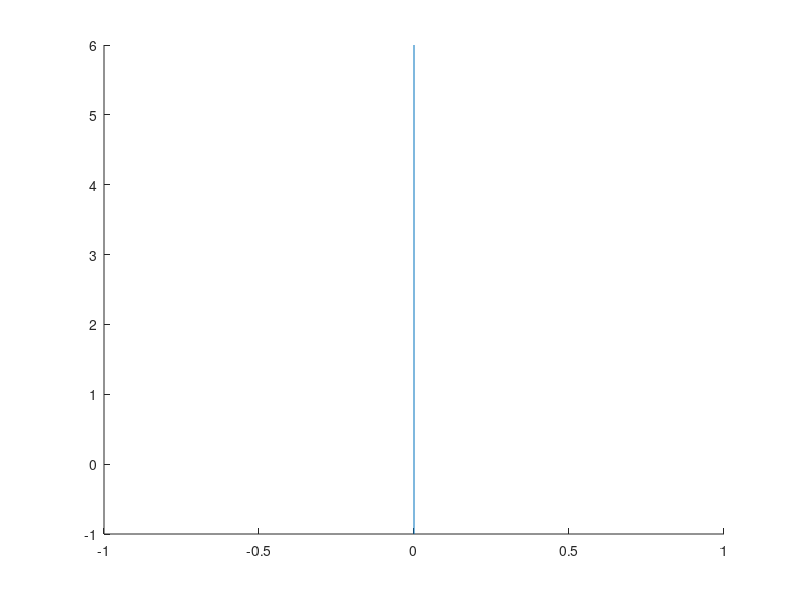

Reproduce this figure in MATLAB. (Note: this script raises an error after producing the figure.)
%Part 3 Plot
%Nullclines & Equilibrium Solutions
x1 = @(x) 1.5/1.1;
y0 = @(x) 0;
y1 = @(y) (1/0.5)-(1.4/(2.5*0.5)).*y;
a = line([0 0], [-1 6]);
s = a.Color;
a.Color = 'g';
hold on
line([-1 6], [1.363636 1.363636])
fplot(y0, [-1 6], 'r')
fplot(y1, [-1 6], 'k')
plot(0,0,'o') %equilibrium (0,0)
plot(0.5681,1.3636,'o') %equilibrium point 3
plot(0,2,'o') %equilibrium point (0,1/k)
axis([-1 6 -1 6])

%Phase Solution
[t_out, x_out]=ode45(@pred_prey,[0,50],[0.5, 1]);
plot(x_out(:,1), x_out(:,2), 'Linewidth', 1.5)
xlabel('x1')
ylabel('x2')
title('Logistic Predator-Prey Phase Portrait, Nullclines, and Solutions', 'Fontsize',17)
legend('dx1 = 0', 'dx1 = 0', 'dx2 = 0', 'dx2 = 0', 'Eq. Pt. (0,0)', 'Eq. Pt. ((cb-cka)/bd,a/b)','Eq. Pt. (0,1/k)', 'Phase Solution, (x1,x2)')

%Phase Portrait of of x2 vs x1    
%intervals x1min < x1 < x1max, x2min < x2 < x2max
x1min = -1; x1max = 6; x2min = -1; x2max = 6;
%step sizes for x1 and x2
x1step = 0.75; x2step = 0.75;
%generate mesh for plotting
[x1, x2] = meshgrid(x1min:x1step:x1max, x2min:x2step:x2max);
%parameter variables
a = 1.5; b = 1.1; c = 2.5; d = 1.4; k = 0.5;
%system of equations
dx1 = -a*x1 + b*x1.*x2;
dx2 =  c*(1-k*x2).*x2 - d*x1.*x2;
%normalizing vectors
dx1 = dx1./sqrt(dx1.^2 + dx2.^2);
dx2 = dx2./sqrt(dx1.^2 + dx2.^2);
%generating vector field
quiver(x1, x2, dx1,dx2,'AutoScaleFactor',0.5)
%specifying plotting axis
axis([x1min x1max x2min x2max])
%labeling and title
xlabel('$x1$','Interpreter','latex')
ylabel('$x2$','Interpreter','latex')
title('Predator Prey Phase Portrait','Fontsize',18,'Interpreter','latex')